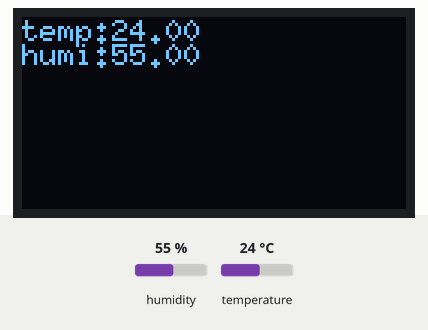
Recording of a sketch running on a simulated Arduino Uno, built with avr-gcc and run on an emulated ATmega328P. Shown: 128×64 one-colour display. The inputs (shaded band) are chosen by the test bench; at power-on: humidity 55 %, temperature 24 °C. What the sketch prints to the serial monitor is not drawn.

Above: at 3.0 s.
3.1 s: humidity set to 22 %
At 5.6 s:
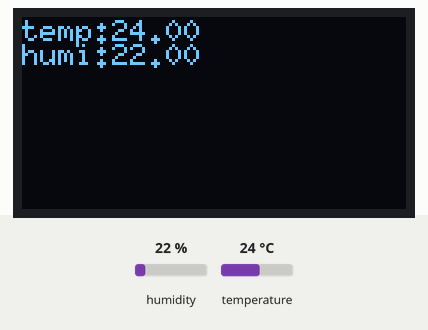
6.0 s: temperature set to 12 °C
At 7.0 s:
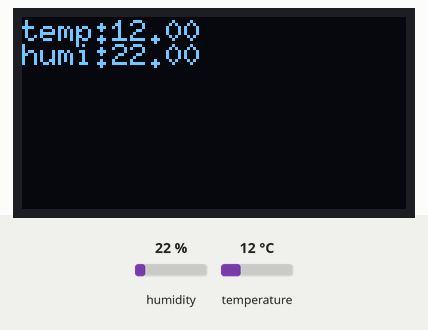
8.9 s: humidity set to 40 %
At 11.6 s:
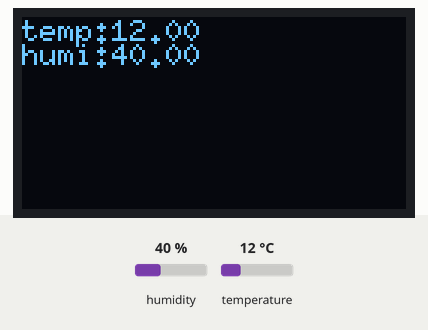
12.5 s: temperature set to 19 °C
Timing chart, 0 to 15.5 s (numbered marks = the images above; inputs shaded):
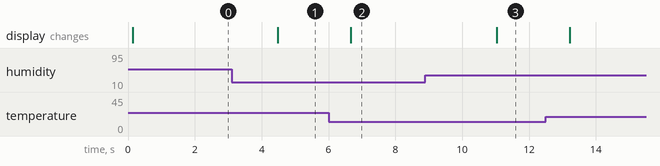

The sketch:

Read_temp_and_humi_to_OLED_code.ino
```cpp
//Generated Date: Mon, 12 Oct 2026 16:52:58 GMT

#include "Wire.h"
#include "U8g2lib.h"
#include <DHT.h>

float temp = 0;
float humi = 0;
U8G2_SSD1306_128X64_NONAME_F_HW_I2C u8g2(U8G2_R0, /* reset=*/ U8X8_PIN_NONE);
DHT dht11_p10(10, DHT11);

void setup()
{
  Serial.begin(9600);

  u8g2.begin();
  u8g2.setFont(u8g2_font_6x10_tf);
  u8g2.setFontRefHeightExtendedText();
  u8g2.setDrawColor(1);
  u8g2.setFontPosTop();
  u8g2.setFontDirection(0);


  dht11_p10.begin();
}

void loop()
{
  temp = dht11_p10.readTemperature();
  humi = dht11_p10.readHumidity();
  Serial.print("溫度：");
  Serial.print(temp);
  Serial.print("溼度：");
  Serial.print(humi);
  u8g2.firstPage();
  do {
    u8g2.setCursor(0, 0);
    u8g2.print(String(String("temp:")+String(temp)).c_str());
    u8g2.setCursor(0, 8);
    u8g2.print(String(String("humi:")+String(humi)).c_str());

    u8g2.sendBuffer();
  } while (u8g2.nextPage());
  delay(1000);
}
```

Measured:
- after the input at 3.1 s, the display: changes after 1.4 s (image 1)
- after the input at 6.0 s, the display: changes after 0.66 s (image 2)
- after the input at 8.9 s, the display: changes after 2.1 s (image 3)
